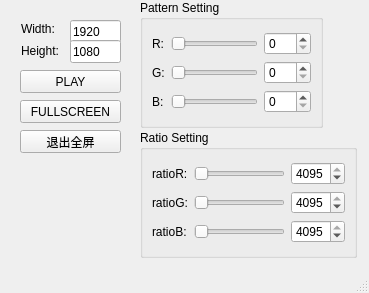
<?xml version="1.0" encoding="UTF-8"?>
<ui version="4.0">
 <class>MainWindow</class>
 <widget class="QMainWindow" name="MainWindow">
  <property name="geometry">
   <rect>
    <x>0</x>
    <y>0</y>
    <width>369</width>
    <height>293</height>
   </rect>
  </property>
  <property name="windowTitle">
   <string>MainWindow</string>
  </property>
  <widget class="QWidget" name="centralwidget">
   <widget class="QPushButton" name="pushButton_play">
    <property name="geometry">
     <rect>
      <x>20</x>
      <y>70</y>
      <width>101</width>
      <height>23</height>
     </rect>
    </property>
    <property name="text">
     <string>PLAY</string>
    </property>
   </widget>
   <widget class="QGroupBox" name="groupBox">
    <property name="geometry">
     <rect>
      <x>140</x>
      <y>0</y>
      <width>183</width>
      <height>128</height>
     </rect>
    </property>
    <property name="title">
     <string>Pattern Setting</string>
    </property>
    <layout class="QGridLayout" name="gridLayout_3">
     <item row="0" column="0">
      <layout class="QGridLayout" name="gridLayout">
       <item row="0" column="0">
        <widget class="QLabel" name="label_R">
         <property name="text">
          <string>R:</string>
         </property>
        </widget>
       </item>
       <item row="0" column="1">
        <widget class="QSlider" name="horizontalSlider_R">
         <property name="maximum">
          <number>255</number>
         </property>
         <property name="orientation">
          <enum>Qt::Horizontal</enum>
         </property>
        </widget>
       </item>
       <item row="0" column="2">
        <widget class="QSpinBox" name="spinBox_R">
         <property name="maximum">
          <number>255</number>
         </property>
        </widget>
       </item>
       <item row="1" column="0">
        <widget class="QLabel" name="label_G">
         <property name="text">
          <string>G:</string>
         </property>
        </widget>
       </item>
       <item row="1" column="1">
        <widget class="QSlider" name="horizontalSlider_G">
         <property name="maximum">
          <number>255</number>
         </property>
         <property name="orientation">
          <enum>Qt::Horizontal</enum>
         </property>
        </widget>
       </item>
       <item row="1" column="2">
        <widget class="QSpinBox" name="spinBox_G">
         <property name="maximum">
          <number>255</number>
         </property>
        </widget>
       </item>
       <item row="2" column="0">
        <widget class="QLabel" name="label_B">
         <property name="text">
          <string>B:</string>
         </property>
        </widget>
       </item>
       <item row="2" column="1">
        <widget class="QSlider" name="horizontalSlider_B">
         <property name="maximum">
          <number>255</number>
         </property>
         <property name="orientation">
          <enum>Qt::Horizontal</enum>
         </property>
        </widget>
       </item>
       <item row="2" column="2">
        <widget class="QSpinBox" name="spinBox_B">
         <property name="maximum">
          <number>255</number>
         </property>
        </widget>
       </item>
      </layout>
     </item>
    </layout>
   </widget>
   <widget class="QGroupBox" name="groupBox_2">
    <property name="geometry">
     <rect>
      <x>140</x>
      <y>130</y>
      <width>217</width>
      <height>128</height>
     </rect>
    </property>
    <property name="title">
     <string>Ratio Setting</string>
    </property>
    <layout class="QGridLayout" name="gridLayout_6">
     <item row="0" column="0">
      <layout class="QGridLayout" name="gridLayout_2">
       <item row="0" column="0">
        <widget class="QLabel" name="label">
         <property name="text">
          <string>ratioR:</string>
         </property>
        </widget>
       </item>
       <item row="0" column="1">
        <widget class="QSlider" name="horizontalSlider_ratioR">
         <property name="maximum">
          <number>4095</number>
         </property>
         <property name="orientation">
          <enum>Qt::Horizontal</enum>
         </property>
        </widget>
       </item>
       <item row="0" column="2">
        <widget class="QSpinBox" name="spinBox_ratioR">
         <property name="maximum">
          <number>4095</number>
         </property>
         <property name="value">
          <number>4095</number>
         </property>
        </widget>
       </item>
       <item row="1" column="0">
        <widget class="QLabel" name="label_2">
         <property name="text">
          <string>ratioG:</string>
         </property>
        </widget>
       </item>
       <item row="1" column="1">
        <widget class="QSlider" name="horizontalSlider_ratioG">
         <property name="maximum">
          <number>4095</number>
         </property>
         <property name="orientation">
          <enum>Qt::Horizontal</enum>
         </property>
        </widget>
       </item>
       <item row="1" column="2">
        <widget class="QSpinBox" name="spinBox_ratioG">
         <property name="maximum">
          <number>4095</number>
         </property>
         <property name="value">
          <number>4095</number>
         </property>
        </widget>
       </item>
       <item row="2" column="0">
        <widget class="QLabel" name="label_3">
         <property name="text">
          <string>ratioB:</string>
         </property>
        </widget>
       </item>
       <item row="2" column="1">
        <widget class="QSlider" name="horizontalSlider_ratioB">
         <property name="maximum">
          <number>4095</number>
         </property>
         <property name="orientation">
          <enum>Qt::Horizontal</enum>
         </property>
        </widget>
       </item>
       <item row="2" column="2">
        <widget class="QSpinBox" name="spinBox_ratioB">
         <property name="maximum">
          <number>4095</number>
         </property>
         <property name="value">
          <number>4095</number>
         </property>
        </widget>
       </item>
      </layout>
     </item>
    </layout>
   </widget>
   <widget class="QLineEdit" name="lineEdit_screenWidth">
    <property name="geometry">
     <rect>
      <x>70</x>
      <y>20</y>
      <width>51</width>
      <height>23</height>
     </rect>
    </property>
    <property name="text">
     <string>1920</string>
    </property>
   </widget>
   <widget class="QLineEdit" name="lineEdit_screenHeight">
    <property name="geometry">
     <rect>
      <x>70</x>
      <y>40</y>
      <width>51</width>
      <height>23</height>
     </rect>
    </property>
    <property name="text">
     <string>1080</string>
    </property>
   </widget>
   <widget class="QPushButton" name="pushButton_fullscreen">
    <property name="geometry">
     <rect>
      <x>20</x>
      <y>100</y>
      <width>101</width>
      <height>23</height>
     </rect>
    </property>
    <property name="text">
     <string>FULLSCREEN</string>
    </property>
   </widget>
   <widget class="QPushButton" name="pushButton_fullscreen_2">
    <property name="geometry">
     <rect>
      <x>20</x>
      <y>130</y>
      <width>101</width>
      <height>23</height>
     </rect>
    </property>
    <property name="text">
     <string>退出全屏</string>
    </property>
   </widget>
   <widget class="QWidget" name="">
    <property name="geometry">
     <rect>
      <x>21</x>
      <y>21</y>
      <width>43</width>
      <height>38</height>
     </rect>
    </property>
    <layout class="QGridLayout" name="gridLayout_7">
     <item row="0" column="0">
      <widget class="QLabel" name="label_4">
       <property name="text">
        <string>Width:</string>
       </property>
      </widget>
     </item>
     <item row="1" column="0">
      <widget class="QLabel" name="label_5">
       <property name="text">
        <string>Height:</string>
       </property>
      </widget>
     </item>
    </layout>
   </widget>
  </widget>
  <widget class="QMenuBar" name="menubar">
   <property name="geometry">
    <rect>
     <x>0</x>
     <y>0</y>
     <width>369</width>
     <height>20</height>
    </rect>
   </property>
  </widget>
  <widget class="QStatusBar" name="statusbar"/>
 </widget>
 <resources/>
 <connections/>
</ui>
